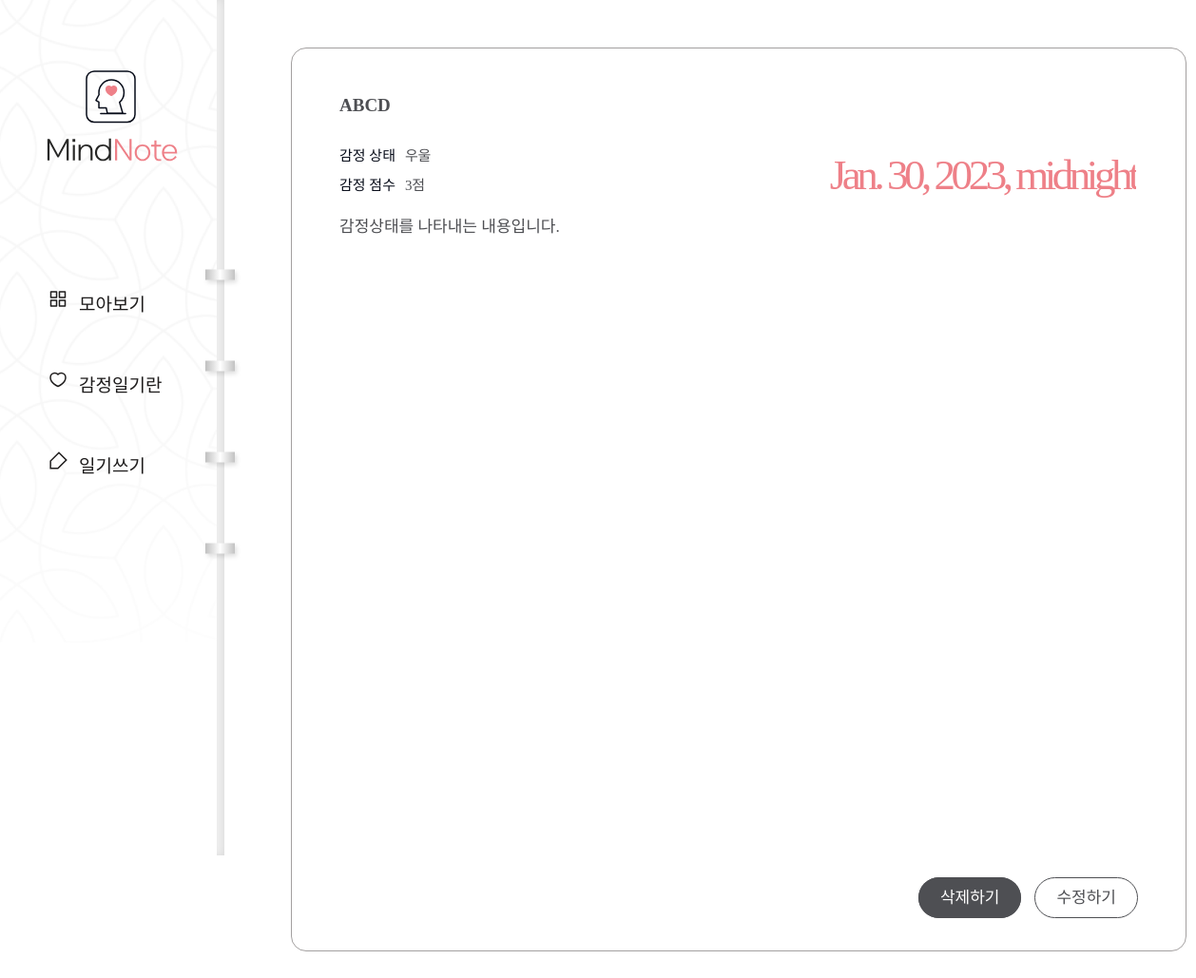
The page /diary/page/37/ on the database as committed earlier.
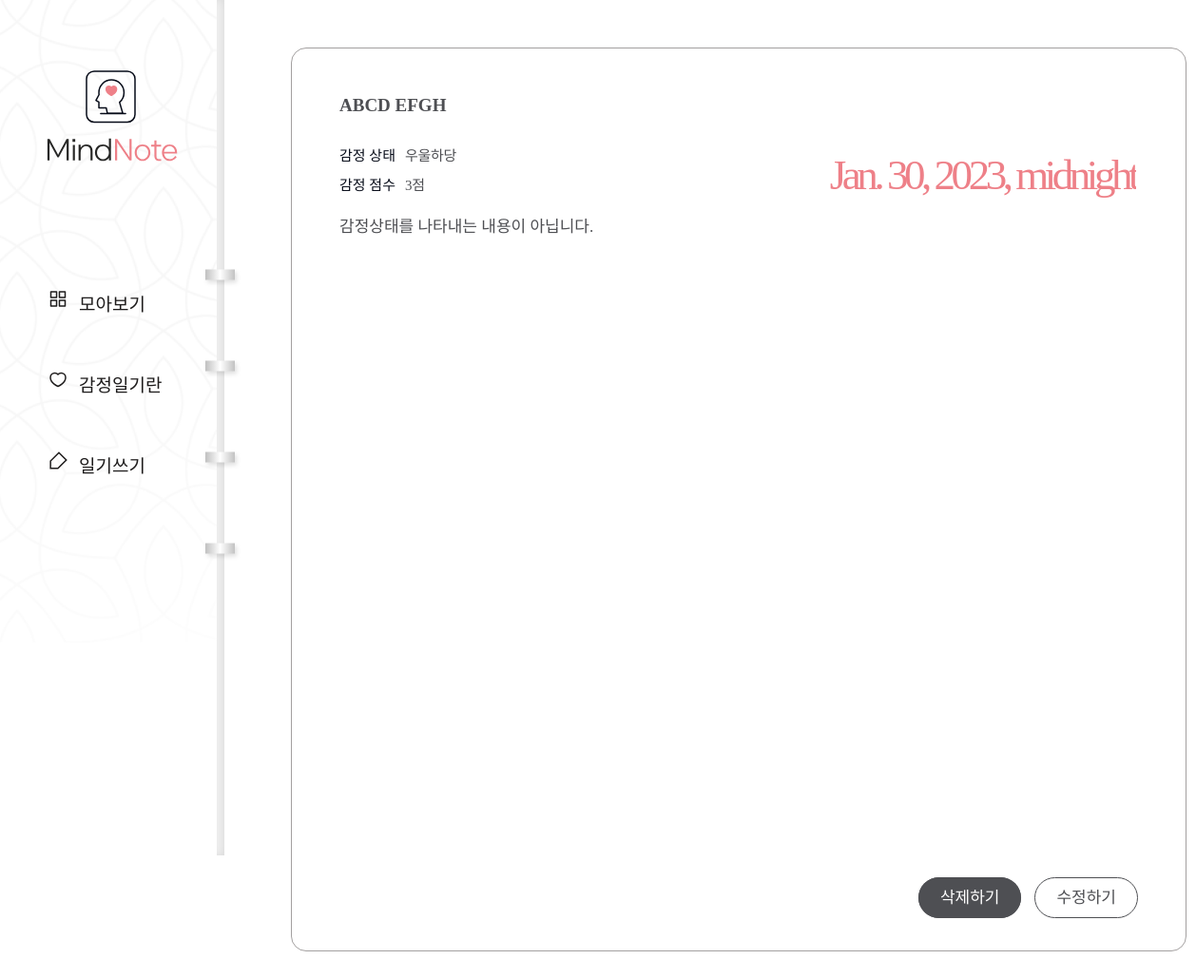
The same page on the database as committed later.
### diary/models.py (models this page shows, shortened)
class Page(models.Model):
    title = models.CharField(max_length=100, validators=[validate_no_hash])
    content = models.TextField(validators=[validate_no_hash])
    feeling = models.CharField(max_length=80, validators=[validate_no_hash, validate_no_numbers])
    score = models.IntegerField(validators=[validate_score])
    dt_created = models.DateTimeField()

### diary/views.py (the view)
# urls.py: path('diary/page/<int:page_id>/', views.PageDetailView.as_view(), name='page-detail'),
class PageDetailView(DetailView):
    model = Page
    template_name = 'diary/page_detail.html'
    pk_url_kwarg = 'page_id'

### diary/templates/diary/page_detail.html
{% extends './base.html' %}
{% block content %}
    <div class="wrap-notetext">
        <div class="notetext">
            <div class="text-box">
                <h2>{{object.title}}</h2>
                <div class="state">
                    <p>감정 상태</p>
                    <span>{{object.feeling}}</span>
                </div>
                <div class="score">
                    <p>감정 점수</p>
                    <span>{{object.score}}점</span>
                </div>
                <div class="date">
                <span>{{object.dt_created}}</span>
                </div>
                <div class="detail">{{object.content|linebreaksbr}}</div>
                <div class="notetext-btn">
                    <ul>
                        <li><a href="{% url 'page-delete' object.id %}">삭제하기</a></li>
                        <li><a href="{% url 'page-update' object.id %}">수정하기</a></li>
                    </ul>
                </div>
            </div>
        </div>
    </div>
{% endblock content %}

Rows that differ between the two databases and show on the page:
changed Page: title "ABCD" → "ABCD EFGH"; feeling "우울" → "우울하당"; content "감정상태를 나타내는 내용입니다." → "감정상태를 나타내는 내용이 아닙니다."
